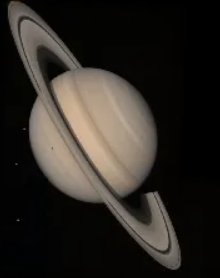
#> input picture 01_sandbox/planet.png, 220 x 278 px
$ python trackbar_rotate.py
#> lines starting #> are read from the running program, lines starting #| are printed output that depends on the picture
import cv2
import numpy as np
img = cv2.imread('planet.png')
#> img is the input picture: shape (278, 220, 3); mean B, G, R 35.3, 40.3, 44.6
h, w = img.shape[:2]
#> h = 278; w = 220
def nothing(x):
    pass
cv2.namedWindow('Trackbar')
cv2.createTrackbar('ось x', 'Trackbar', w//2, w, nothing)
cv2.createTrackbar('ось y', 'Trackbar', h//2, h, nothing)
cv2.createTrackbar('угол', 'Trackbar', 0, 360, nothing)
#> slider 'угол' is set to 100
cv2.createTrackbar('масштаб', 'Trackbar', 1, 5, nothing)
cv2.createTrackbar('сдвиг X', 'Trackbar', 0, w, nothing)
#> slider 'сдвиг X' is set to 73
cv2.createTrackbar('сдвиг Y', 'Trackbar', 0, h, nothing)
#> slider 'сдвиг Y' is set to 92

while True:
    center_w = cv2.getTrackbarPos('ось x', 'Trackbar')
    center_h = cv2.getTrackbarPos('ось y', 'Trackbar')
    angle = cv2.getTrackbarPos('угол', 'Trackbar')
    scale = cv2.getTrackbarPos('масштаб', 'Trackbar')
    x_coor = cv2.getTrackbarPos('сдвиг X', 'Trackbar')
    y_coor = cv2.getTrackbarPos('сдвиг Y', 'Trackbar')
    M1 = cv2.getRotationMatrix2D((center_w, center_h), angle, scale)
    pts1 = np.float32([[0, 0], [w-1, 0], [0, h-1]])
#> pts1 = [[0, 0], [219, 0], [0, 277]]
    pts2 = np.float32([[x_coor, y_coor], [w-1, 0], [0, h-1]])
#> pts2 = [[73, 92], [219, 0], [0, 277]]
    M2 = cv2.getAffineTransform(pts1, pts2)
    M2 = np.vstack([M2, [0, 0, 1]])
    M = M1 @ M2
    result = cv2.warpAffine(img, M, (w, h))
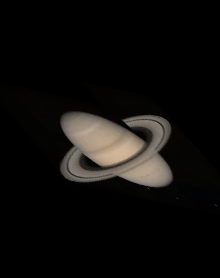
#> result: shape (278, 220, 3); mean B, G, R 11.8, 13.4, 14.9
    cv2.imshow('result', result)
    cv2.imshow('img', img)
    if cv2.waitKey(1) and 0xFF == ord('q'):
#> (key q is pressed here)
        break
cv2.destroyAllWindows()
